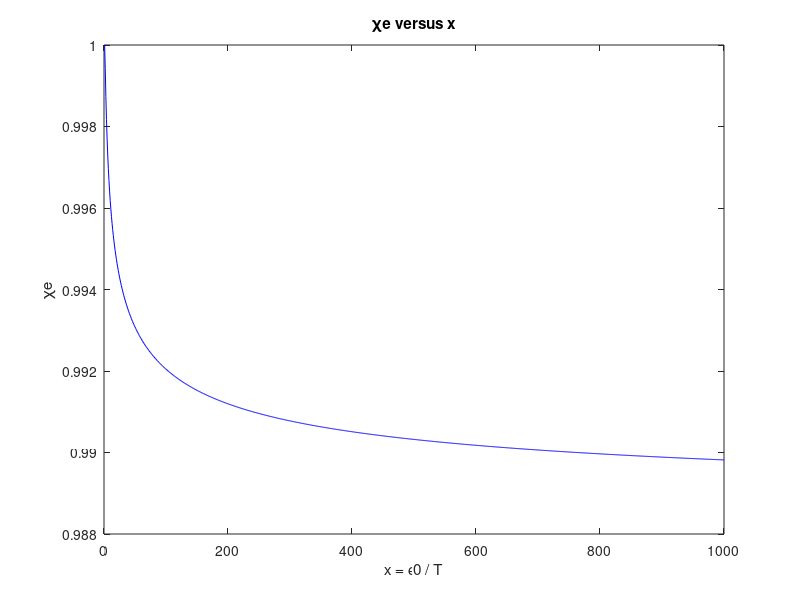

The MATLAB source for this figure:
e0 = 13.6;          
me = 511000;         
alpha = 1 / 137;    
nb = 10e11;        

alpha_2 = @(x) 9.78 * (alpha^2) / (me^2) .* sqrt(x) .* log(x);

beta = @(x) alpha_2(x) .* ((me * e0) / (2 * pi * x)).^(3/2) .* exp(-x);

dXe_dx = @(x, Xe) (3 / (2 * x.^2)) .* ((1 - Xe) .* beta(x) - Xe.^2 .* nb .* alpha_2(x));

x_start = 1; 
x_end = 1000; 
X0 = 1;

[x, Xe] = ode45(dXe_dx, [x_start:1:x_end], X0);

plot(x, Xe, 'b');
xlabel('x = ϵ0 / T');
ylabel('χe');
title('χe versus x');